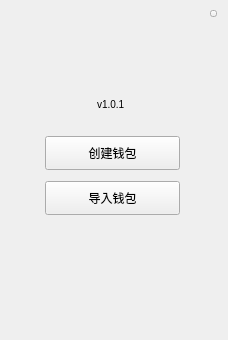
<?xml version="1.0" encoding="UTF-8"?>
<ui version="4.0">
 <class>NewOrImportWalletWidget</class>
 <widget class="QWidget" name="NewOrImportWalletWidget">
  <property name="geometry">
   <rect>
    <x>0</x>
    <y>0</y>
    <width>228</width>
    <height>340</height>
   </rect>
  </property>
  <property name="windowTitle">
   <string>Form</string>
  </property>
  <widget class="QToolButton" name="newWalletBtn">
   <property name="geometry">
    <rect>
     <x>45</x>
     <y>136</y>
     <width>135</width>
     <height>34</height>
    </rect>
   </property>
   <property name="cursor">
    <cursorShape>PointingHandCursor</cursorShape>
   </property>
   <property name="text">
    <string>创建钱包</string>
   </property>
  </widget>
  <widget class="QToolButton" name="importWalletBtn">
   <property name="geometry">
    <rect>
     <x>45</x>
     <y>181</y>
     <width>135</width>
     <height>34</height>
    </rect>
   </property>
   <property name="cursor">
    <cursorShape>PointingHandCursor</cursorShape>
   </property>
   <property name="text">
    <string>导入钱包</string>
   </property>
  </widget>
  <widget class="QToolButton" name="closeBtn">
   <property name="geometry">
    <rect>
     <x>210</x>
     <y>10</y>
     <width>7</width>
     <height>7</height>
    </rect>
   </property>
   <property name="cursor">
    <cursorShape>PointingHandCursor</cursorShape>
   </property>
   <property name="text">
    <string/>
   </property>
  </widget>
  <widget class="QLabel" name="label_version">
   <property name="geometry">
    <rect>
     <x>97</x>
     <y>94</y>
     <width>80</width>
     <height>20</height>
    </rect>
   </property>
   <property name="font">
    <font>
     <pointsize>-1</pointsize>
    </font>
   </property>
   <property name="styleSheet">
    <string notr="true">font-size: 10px;</string>
   </property>
   <property name="text">
    <string>v1.0.1</string>
   </property>
  </widget>
  <widget class="QLabel" name="welcome">
   <property name="geometry">
    <rect>
     <x>72</x>
     <y>82</y>
     <width>78</width>
     <height>15</height>
    </rect>
   </property>
   <property name="font">
    <font>
     <family>黑体</family>
     <pointsize>16</pointsize>
    </font>
   </property>
   <property name="styleSheet">
    <string notr="true"/>
   </property>
   <property name="text">
    <string/>
   </property>
  </widget>
 </widget>
 <resources/>
 <connections/>
</ui>
